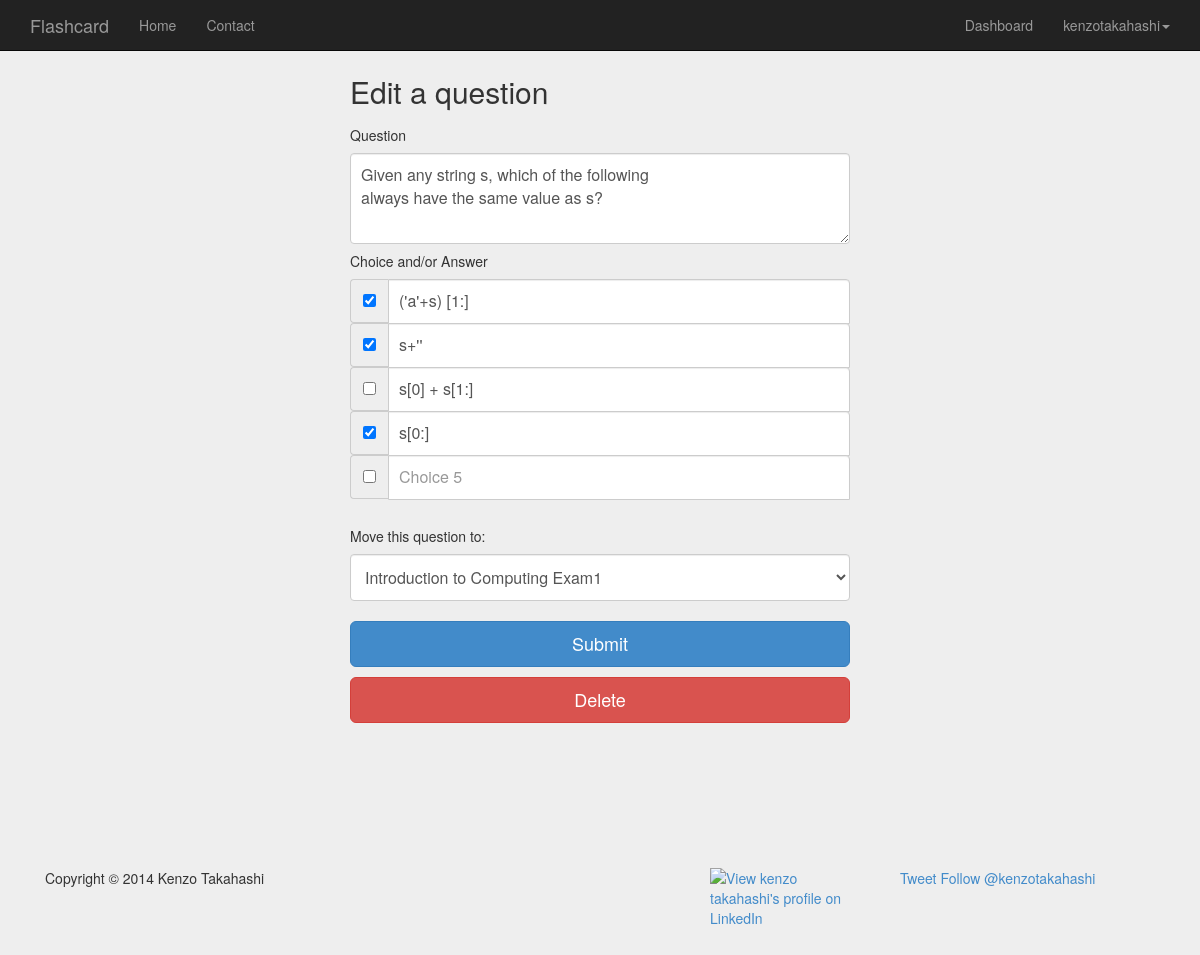
Screenshot of /edit_question/10/ (signed in) with the database file from the repository.
### flash/models.py (models this page shows, shortened)
class Question(models.Model):
	question = models.TextField()
	questionType = models.CharField(max_length=24, blank=True)
	cardSet = models.ForeignKey(CardSet, blank=True)
	created = models.DateTimeField(auto_now_add=True)
	lastModified = models.DateTimeField(auto_now=True)
	choice1 = models.CharField(max_length=128, null=True, blank=True)
	choice2 = models.CharField(max_length=128, null=True, blank=True)
	choice3 = models.CharField(max_length=128, null=True, blank=True)
	choice4 = models.CharField(max_length=128, null=True, blank=True)
	choice5 = models.CharField(max_length=128, null=True, blank=True)
	isAnswer1 = models.BooleanField(default=False)
	isAnswer2 = models.BooleanField(default=False)
	isAnswer3 = models.BooleanField(default=False)
	isAnswer4 = models.BooleanField(default=False)
	isAnswer5 = models.BooleanField(default=False)

class CardSet(models.Model):
	ME = 'me'
	EVERYONE = 'eo'
	PEOPLE_WTH_PW = 'pw'
	VISIBLE_TO = (
		('me', 'just me'),
		('eo', 'everyone'),
		('pw', 'people with a password...')
	)
	name = models.CharField(max_length=48)
	user = models.ForeignKey(User)
	visibleTo = models.CharField(max_length=2, choices=VISIBLE_TO, default=ME)
	created = models.DateTimeField(auto_now_add=True)
	lastModified = models.DateTimeField(auto_now=True)
	view = models.IntegerField(default=0)
	password = models.CharField(max_length=24, null=True, blank=True)

### flash/views.py (the view)
# urls.py: url(r'^edit_question/(?P<question_id>\d+)/$', views.editQuestion, name='editQuestion'),
@login_required
def editQuestion(request, question_id):
	context = RequestContext(request)
	question = Question.objects.get(pk=question_id)
	cardSetList = CardSet.objects.filter(user=request.user)
	message = ""
	questionType = ""
	if request.method == 'POST':
		questionForm = QuestionForm(request.POST, instance=question)
		if questionForm.is_valid():
			question = questionForm.save(commit=False)
			question, questionType = classifyQuestionType(question)
			if questionType != "Invalid":
				question.questionType = questionType
				selectedCardSet = request.POST['cardSet']
				question.cardSet = CardSet.objects.get(name=selectedCardSet)
				question.save()
				question.cardSet.save()
				message = "Question successfully edited."
				questionType = "The questionType is: " + questionType
			else:
				questionType = "The Question is invalid"
		else:
			print questionForm.errors
	else:
		questionForm = QuestionForm(instance=question)
	context_dict = {'questionForm': questionForm, 'message': message, 'question': question,
					'questionType': questionType, 'cardSetList': cardSetList}
	return render_to_response('flash/editQuestion.html', context_dict, context)

### flash/forms.py
class QuestionForm(forms.ModelForm):
	choice1 = forms.CharField(max_length=128, widget=forms.TextInput(
		attrs={'placeholder': 'Choice 1', 'class': 'form-control'}), required=False)
	choice2 = forms.CharField(max_length=128, widget=forms.TextInput(
		attrs={'placeholder': 'Choice 2', 'class': 'form-control'}), required=False)
	choice3 = forms.CharField(max_length=128, widget=forms.TextInput(
		attrs={'placeholder': 'Choice 3', 'class': 'form-control'}), required=False)
	choice4 = forms.CharField(max_length=128, widget=forms.TextInput(
		attrs={'placeholder': 'Choice 4', 'class': 'form-control'}), required=False)
	choice5 = forms.CharField(max_length=128, widget=forms.TextInput(
		attrs={'placeholder': 'Choice 5', 'class': 'form-control'}), required=False)
	class Meta:
		model = Question
		fields = ['question', 'choice1','choice2','choice3','choice4','choice5',
				  'isAnswer1','isAnswer2','isAnswer3','isAnswer4','isAnswer5']
		widgets = {
			'question': forms.Textarea(
				attrs={'cols': 70, 'rows': 3, 'placeholder': 'Question',
				'class': 'form-control', 'autofocus': True }),
		}

### templates/flash/editQuestion.html (shortened to what this page needs)
{% extends 'flash/base.html' %}
{% load static %}
{% block css %}
<link href="{% static 'css/signin.css'%} " rel="stylesheet">
<link href="{% static 'css/questionform.css'%} " rel="stylesheet">
<link href="{% static 'css/formstyle.css'%} " rel="stylesheet">
{% endblock %}
{% block body %}
  <div class="container">
    <div class="form-signin">
      <form id="category_form" method="post" action="/edit_question/{{ question.id }}/">
        <h2 class="form-signin-heading">Edit a question</h2>
        <h5>Question</h5>
        <p>{{ questionForm.question }}</p>
        <h5>Choice and/or Answer</h5>
        <div class="input-group">
          <span class="input-group-addon">{{ questionForm.isAnswer1 }}</span>
            {{ questionForm.choice1 }}
        </div>
        <div class="input-group">
          <span class="input-group-addon">{{ questionForm.isAnswer2 }}</span>
            {{ questionForm.choice2 }}
        </div>
        <div class="input-group">
          <span class="input-group-addon">{{ questionForm.isAnswer3 }}</span>
            {{ questionForm.choice3 }}
        </div>
        <div class="input-group">
          <span class="input-group-addon">{{ questionForm.isAnswer4 }}</span>
            {{ questionForm.choice4 }}
        </div>
        <div class="input-group">
          <span class="input-group-addon">{{ questionForm.isAnswer5 }}</span>
            {{ questionForm.choice5 }}
        </div>
        <br>
        <h5>Move this question to:</h5>
        <select class="form-control" name="cardSet">
        <option value="{{ question.cardSet.name }}">{{ question.cardSet.name }}</option>
        </select>
        <button class="btn btn-lg btn-primary btn-block" data-loading-text="Loading..." type="submit">Submit</button>
        <button class="btn btn-danger btn-lg btn-block" data-toggle="modal" data-target="#myModal">Delete
        </button>
      </form>
    </div>
  </div>
<br><br><br><br><br><br>
{% endblock %}

### templates/flash/base.html (shortened to what this page needs)
<!DOCTYPE html>
{% load static %}
<html>
<head>
<link href="{% static 'css/bootstrap.min.css'%} " rel="stylesheet">
<link href="{% static 'css/navbar-fixed-top.css'%} " rel="stylesheet">
{% block css %}
{% endblock %}
</head>
<body>
<div class="navbar navbar-inverse navbar-fixed-top" role="navigation">
  <div class="container">
    <div class="navbar-header">
      <a class="navbar-brand" href="/">Flashcard</a>
    </div>
    <div class="navbar-collapse collapse">
      <ul class="nav navbar-nav">
        {% block home %}<li>{% endblock %}<a href="/">Home</a></li>
      </ul>
      <ul class="nav navbar-nav">
        {% block contact %}<li>{% endblock %}<a href="/contact/">Contact</a></li>
      </ul>
      <ul class="nav navbar-nav navbar-right">
      {% if user.is_authenticated %}
        {% block dashboard %}<li>{% endblock %}<a href="/dashboard/0/">Dashboard</a></li>
        <li class="dropdown">
          <a href="#" class="dropdown-toggle" data-toggle="dropdown">{{user.username}}<b class="caret"></b></a>
        </li>
      {% else %}
        {% block signIn %}<li>{% endblock %}<a href="/login">Sign In</a></li>
        {% block signUp %}<li>{% endblock %}<a href="/register/">Sign Up</a></li>
      {% endif %}
      </ul>
    </div>
  </div>
</div>
{% block body %}
{% endblock %}
<footer>
<div class="container">
    <div class="col-xs-6 col-sm-3">
      <p>Copyright &copy; 2014 Kenzo Takahashi</p>
    </div>
    <div class="col-xs-6 col-sm-4">
    </div>
    <div class="col-xs-6 col-sm-2">
    <a href="http://www.linkedin.com/pub/kenzo-takahashi/64/874/739">
      <img src="http://s.c.lnkd.licdn.com/scds/common/u/img/webpromo/btn_viewmy_120x33.png" width="120" height="33" border="0" alt="View kenzo takahashi's profile on LinkedIn"></a>
    </div>
    <div class="col-xs-6 col-sm-3">
      <a href="https://twitter.com/share" class="twitter-share-button" data-via="twitterapi" data-lang="en">Tweet</a>
      <a href="https://twitter.com/kenzotakahashi" class="twitter-follow-button" data-show-count="false" data-lang="en">Follow @kenzotakahashi</a>
    </div>
</div>
</footer>
</body>
</html>

### static/css/navbar-fixed-top.css (style rules this page uses)
body { padding-top: 70px; }

### static/css/signin.css (style rules this page uses)
body { padding-top: 40px; padding-bottom: 40px; background-color: #eee; }
.form-signin { max-width: 330px; padding: 15px; margin: 0 auto; }
.form-signin .form-signin-heading, .form-signin .checkbox { margin-bottom: 20px; }
.form-signin .form-control { position: relative; font-size: 16px; height: auto; padding: 10px; -webkit-box-sizing: border-box; -moz-box-sizing: border-box; box-sizing: border-box; }
.form-signin input[type="text"] { margin-bottom: -1px; border-bottom-left-radius: 0; border-bottom-right-radius: 0; }
.btn { margin-top: 20px; margin-bottom: 10px; }

### static/css/questionform.css (style rules this page uses)
.form-signin { max-width: 530px; padding: 15px; margin: 0 auto; }

### rows the page displays
Question: question "Given any string s, which of the following always have the same value as s?", isAnswer1 "☑", choice1 "('a'+s) [1:]", isAnswer2 "☑", choice2 "s+''", choice3 "s[0] + s[1:]", isAnswer4 "☑", choice4 "s[0:]", cardSet "Introduction to Computing Exam1"

### other values shown
{{ user.username }} "kenzotakahashi"
